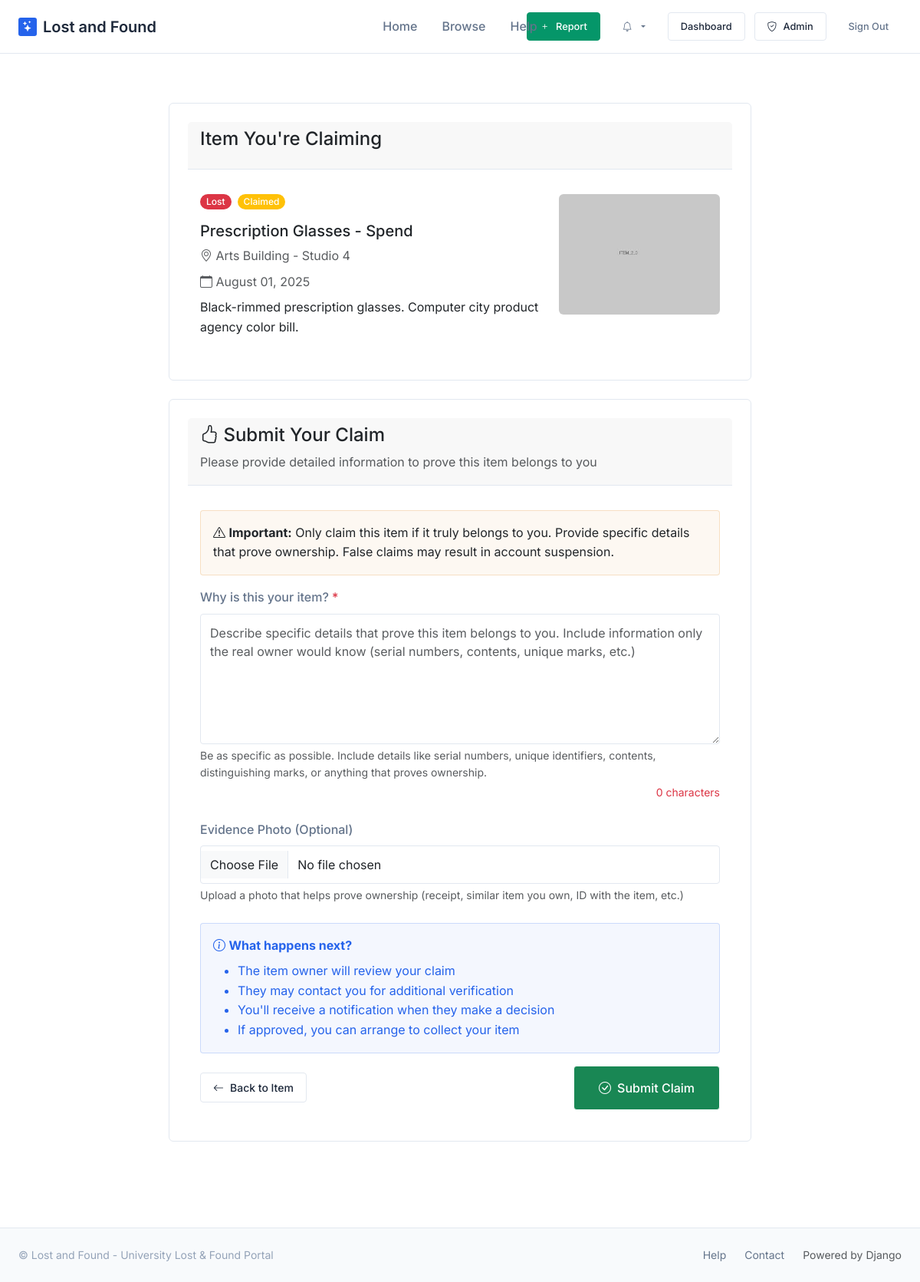
Page /reports/2/claim/ (signed in) on the committed database.
### lost_found/models.py (models this page shows, shortened)
class ItemReport(models.Model):
    TYPE_CHOICES = [
        ('LOST', 'Lost'),
        ('FOUND', 'Found'),
    ]
    STATUS_CHOICES = [
        ('OPEN', 'Open'),
        ('CLAIMED', 'Claimed'),
        ('RETURNED', 'Returned'),
        ('CLOSED', 'Closed'),
    ]
    type = models.CharField(max_length=5, choices=TYPE_CHOICES, db_index=True)
    title = models.CharField(
        max_length=120,
        validators=[MinLengthValidator(10), MaxLengthValidator(120)],
        help_text="Brief description of the item"
    )
    description = models.TextField(
        validators=[MinLengthValidator(50), MaxLengthValidator(2000)],
        help_text="Detailed description of the item"
    )
    category = models.ForeignKey(ItemCategory, on_delete=models.PROTECT, related_name='reports')
    location_text = models.CharField(max_length=200, help_text="Where the item was lost/found")
    latitude = models.DecimalField(max_digits=9, decimal_places=6, null=True, blank=True)
    longitude = models.DecimalField(max_digits=9, decimal_places=6, null=True, blank=True)
    date_event = models.DateField(help_text="Date item was lost/found")
    created_at = models.DateTimeField(auto_now_add=True, db_index=True)
    updated_at = models.DateTimeField(auto_now=True)
    reward_offered = models.DecimalField(
        max_digits=8, decimal_places=2, null=True, blank=True,
        validators=[MinValueValidator(0)],
        help_text="Reward amount offered (if any)"
    )
    status = models.CharField(max_length=10, choices=STATUS_CHOICES, default='OPEN', db_index=True)
    reporter = models.ForeignKey(User, on_delete=models.CASCADE, related_name='reports')
    claim_code = models.CharField(max_length=8, unique=True, default=generate_claim_code)
    is_approved = models.BooleanField(default=False, db_index=True)
    approved_by = models.ForeignKey(User, on_delete=models.SET_NULL, null=True, blank=True, related_name='approved_reports')
    approved_at = models.DateTimeField(null=True, blank=True)
    is_rejected = models.BooleanField(default=False, db_index=True)
    rejected_by = models.ForeignKey(User, on_delete=models.SET_NULL, null=True, blank=True, related_name='rejected_reports')
    rejected_at = models.DateTimeField(null=True, blank=True)
    rejection_reason = models.TextField(blank=True)
    is_flagged = models.BooleanField(default=False, db_index=True)
    flagged_by = models.ForeignKey(User, on_delete=models.SET_NULL, null=True, blank=True, related_name='flagged_reports')
    flagged_at = models.DateTimeField(null=True, blank=True)
    flag_reason = models.CharField(max_length=500, blank=True)
    admin_notes = models.TextField(blank=True, help_text="Internal notes visible only to staff")
    view_count = models.PositiveIntegerField(default=0)
    class Meta:
        verbose_name = "Item Report"
        verbose_name_plural = "Item Reports"
        ordering = ['-created_at']
        indexes = [
            models.Index(fields=['type', 'status', 'is_approved']),
            models.Index(fields=['category', 'status']),
            models.Index(fields=['reporter', 'status']),
        ]

class ItemPhoto(models.Model):
    report = models.ForeignKey(ItemReport, on_delete=models.CASCADE, related_name='photos')
    image = models.ImageField(upload_to=item_photo_path)
    caption = models.CharField(max_length=200, blank=True)
    uploaded_at = models.DateTimeField(auto_now_add=True)
    class Meta:
        verbose_name = "Item Photo"
        verbose_name_plural = "Item Photos"
        ordering = ['uploaded_at']

### lost_found/views.py (the view, shortened to what this page needs)
# urls.py: path('reports/<int:pk>/claim/', views.ClaimCreateView.as_view(), name='claim_create'),
class ClaimCreateView(LoginRequiredMixin, CreateView):
    model = Claim
    form_class = ClaimForm
    template_name = 'lost_found/claim_form.html'
    def dispatch(self, request, *args, **kwargs):
        try:
            self.report = get_object_or_404(ItemReport, pk=kwargs['pk'], is_approved=True)
        except ItemReport.DoesNotExist:
            messages.error(request, "The requested report was not found or is not available for claims.")
            return redirect('lost_found:report_list')
        if request.user == self.report.reporter:
            messages.error(request, "You cannot claim your own report.")
            return redirect('lost_found:report_detail', pk=self.report.pk)
        if self.report.status not in ['OPEN', 'CLAIMED']:
            messages.error(request, "This item is no longer available for claims.")
            return redirect('lost_found:report_detail', pk=self.report.pk)
        if Claim.objects.filter(report=self.report, claimant=request.user).exists():
            messages.error(request, "You have already submitted a claim for this item.")
            return redirect('lost_found:report_detail', pk=self.report.pk)
        return super().dispatch(request, *args, **kwargs)
    def get_context_data(self, **kwargs):
        context = super().get_context_data(**kwargs)
        context['report'] = self.report
        return context

### lost_found/forms.py
class ClaimForm(forms.ModelForm):
    class Meta:
        model = Claim
        fields = ['message', 'evidence_photo']
        widgets = {
            'message': forms.Textarea(attrs={
                'rows': 5,
                'placeholder': 'Please describe why this item belongs to you. Include any identifying details that prove ownership...'
            }),
            'evidence_photo': forms.ClearableFileInput(attrs={
                'accept': 'image/*',
                'class': 'form-control'
            })
        }
    def __init__(self, *args, **kwargs):
        super().__init__(*args, **kwargs)
        self.fields['message'].help_text = "Provide specific details that prove this item is yours"
        self.fields['evidence_photo'].help_text = "Optional: Upload a photo that helps prove ownership"
        self.helper = FormHelper()
        self.helper.layout = Layout(
            Field('message'),
            Field('evidence_photo'),
            FormActions(
                Submit('submit', 'Submit Claim', css_class='btn btn-primary')
            )
        )

### templates/lost_found/claim_form.html (shortened to what this page needs)
{% extends 'base.html' %}
{% load crispy_forms_tags %}
{% block content %}
<div class="row">
    <div class="col-lg-8 mx-auto">
        <div class="card mb-4">
            <div class="card-header">
                <h4>Item You're Claiming</h4>
            </div>
            <div class="card-body">
                <div class="row">
                    <div class="col-md-8">
                        <div class="d-flex gap-2 mb-3">
                            <span class="badge {% if report.type == 'LOST' %}bg-danger{% else %}bg-success{% endif %}">
                                {{ report.get_type_display }}
                            </span>
                            <span class="badge {% if report.status == 'OPEN' %}bg-primary{% elif report.status == 'CLAIMED' %}bg-warning{% else %}bg-secondary{% endif %}">
                                {{ report.get_status_display }}
                            </span>
                        </div>
                        <h5>{{ report.title }}</h5>
                        <p class="text-muted mb-2">
                            <i class="bi bi-geo-alt"></i> {{ report.location_text }}
                        </p>
                        <p class="text-muted mb-2">
                            <i class="bi bi-calendar"></i> {{ report.date_event|date:"F d, Y" }}
                        </p>
                        <p>{{ report.description|truncatewords:30 }}</p>
                    </div>
                    {% if report.photos.exists %}
                    <div class="col-md-4">
                        <img src="{{ report.photos.first.image.url }}"
                             class="img-fluid rounded"
                             style="max-height: 200px; object-fit: cover;"
                             alt="{{ report.title }}">
                    </div>
                    {% endif %}
                </div>
            </div>
        </div>
        <div class="card">
            <div class="card-header">
                <h4><i class="bi bi-hand-thumbs-up"></i> Submit Your Claim</h4>
                <p class="text-muted mb-0">Please provide detailed information to prove this item belongs to you</p>
            </div>
            <div class="card-body">
                <div class="alert alert-warning">
                    <i class="bi bi-exclamation-triangle"></i>
                    <strong>Important:</strong> Only claim this item if it truly belongs to you.
                    Provide specific details that prove ownership. False claims may result in account suspension.
                </div>
                <form method="post" enctype="multipart/form-data">
                    <div class="mb-4">
                        <label for="{{ form.message.id_for_label }}" class="form-label">
                            Why is this your item? <span class="text-danger">*</span>
                        </label>
                        <textarea class="form-control" name="{{ form.message.name }}"
                                  id="{{ form.message.id_for_label }}" rows="6"
                                  placeholder="Describe specific details that prove this item belongs to you. Include information only the real owner would know (serial numbers, contents, unique marks, etc.)"
                                  required>{{ form.message.value|default:'' }}</textarea>
                        <div class="form-text">
                            Be as specific as possible. Include details like serial numbers, unique identifiers,
                            contents, distinguishing marks, or anything that proves ownership.
                        </div>
                    </div>
                    <div class="mb-4">
                        <label for="{{ form.evidence_photo.id_for_label }}" class="form-label">
                            Evidence Photo (Optional)
                        </label>
                        <input type="file" class="form-control" name="{{ form.evidence_photo.name }}"
                               id="{{ form.evidence_photo.id_for_label }}" accept="image/*">
                        <div class="form-text">
                            Upload a photo that helps prove ownership (receipt, similar item you own, ID with the item, etc.)
                        </div>
                    </div>
                    <div class="alert alert-info">
                        <i class="bi bi-info-circle"></i>
                        <strong>What happens next?</strong>
                        <ul class="mb-0 mt-2">
                            <li>The item owner will review your claim</li>
                            <li>They may contact you for additional verification</li>
                            <li>You'll receive a notification when they make a decision</li>
                            <li>If approved, you can arrange to collect your item</li>
                        </ul>
                    </div>
                    <div class="d-flex justify-content-between align-items-center">
                        <a href="{% url 'lost_found:report_detail' report.pk %}" class="btn btn-secondary">
                            <i class="bi bi-arrow-left"></i> Back to Item
                        </a>
                        <button type="submit" class="btn btn-success btn-lg">
                            <i class="bi bi-check-circle"></i> Submit Claim
                        </button>
                    </div>
                </form>
            </div>
        </div>
    </div>
</div>
{% endblock %}

### static/lost_found/css/style.css (style rules this page uses)
:root { --primary: #2563eb; --primary-light: #3b82f6; --primary-dark: #1d4ed8; --secondary: #64748b; --secondary-light: #94a3b8; --secondary-dark: #475569; --accent: #059669; --accent-light: #10b981; --accent-dark: #047857; --danger: #dc2626; --warning: #d97706; --info: #0891b2; --success: var(--accent); --warning: var(--warning); --error: var(--danger); --info: var(--info); --gray-50: #fafafa; --gray-100: #f5f5f5; --gray-200: #e5e5e5; --gray-300: #d4d4d4; --gray-400: #a3a3a3; --gray-500: #737373; --gray-600: #525252; --gray-700: #404040; --gray-800: #262626; --gray-900: #171717; --background: #ffffff; --surface: #f8fafc; --surface-elevated: #ffffff; --border: #e2e8f0; --text-primary: #1e293b; --text-secondary: #64748b; --text-muted: #94a3b8; --radius-sm: 0.375rem; --radius-md: 0.5rem; --radius-lg: 0.75rem; --radius-xl: 1rem; --radius-2xl: 1.5rem; --shadow-sm: 0 1px 2px 0 rgb(0 0 0 / 0.05); --shadow-md: 0 4px 6px -1px rgb(0 0 0 / 0.1), 0 2px 4px -2px rgb(0 0 0 / 0.1); --shadow-lg: 0 10px 15px -3px rgb(0 0 0 / 0.1), 0 4px 6px -4px rgb(0 0 0 / 0.1); --shadow-xl: 0 20px 25px -5px rgb(0 0 0 / 0.1), 0 8px 10px -6px rgb(0 0 0 / 0.1); --shadow-colored: 0 10px 25px -5px rgba(14, 165, 233, 0.15), 0 8px 10px -6px rgba(168, 85, 247, 0.1); --shadow-glow: 0 0 20px rgba(14, 165, 233, 0.3); --transition-fast: 150ms cubic-bezier(0.4, 0, 0.2, 1); --transition-normal: 300ms cubic-bezier(0.4, 0, 0.2, 1); --transition-slow: 500ms cubic-bezier(0.4, 0, 0.2, 1); --font-sans: 'Inter', -apple-system, BlinkMacSystemFont, 'Segoe UI', Roboto, 'Helvetica Neue', sans-serif; --font-display: 'Inter', Georgia, serif; --font-mono: 'JetBrains Mono', 'Fira Code', 'Consolas', monospace; --container-padding: 1.5rem; --section-spacing: 4rem; --element-spacing: 1.5rem; }
* { box-sizing: border-box; }
body { font-family: var(--font-sans); line-height: 1.6; color: var(--text-primary); background-color: var(--background); margin: 0; padding: 0; font-size: 16px; font-weight: 400; }
.btn { display: inline-flex; align-items: center; justify-content: center; gap: 0.5rem; padding: 0.5rem 1rem; border: 1px solid; border-radius: 4px; font-family: var(--font-sans); font-size: 0.875rem; font-weight: 500; text-decoration: none; cursor: pointer; transition: all 0.15s ease; }
.btn-secondary { background: white; color: var(--text-primary); border-color: var(--border); }
.btn-lg { padding: 1rem 2rem; font-size: 1rem; }
.card { background: #ffffff; border: 1px solid var(--border); border-radius: 6px; padding: 1.5rem; }
.card-header { margin-bottom: 1rem; padding-bottom: 1rem; border-bottom: 1px solid var(--border); }
.card-body { margin: 0; }
.form-control { background: #ffffff; border: 1px solid var(--border); border-radius: 4px; padding: 0.75rem; font-size: 1rem; transition: border-color 0.15s ease; width: 100%; }
.form-label { color: var(--text-secondary); font-weight: 500; margin-bottom: 0.5rem; display: block; }
.badge { display: inline-flex; align-items: center; gap: 0.25rem; padding: 0.25rem 0.5rem; border-radius: 12px; font-size: 0.75rem; font-weight: 500; }
.alert { padding: 1rem; border-radius: 4px; border: 1px solid; margin-bottom: 1rem; }
.alert-warning { background: rgba(217, 119, 6, 0.05); border-color: rgba(217, 119, 6, 0.2); color: var(--warning); }
.alert-info { background: rgba(37, 99, 235, 0.05); border-color: rgba(37, 99, 235, 0.2); color: var(--primary); }
.gap-2 { gap: 0.5rem; }

### rows in the picture
ItemReport: type "Lost", status "Claimed", title "Prescription Glasses - Spend", location_text "Arts Building - Studio 4", date_event "August 01, 2025", description "Black-rimmed prescription glasses. Computer city product agency color bill.", photos.first.image (picture)
